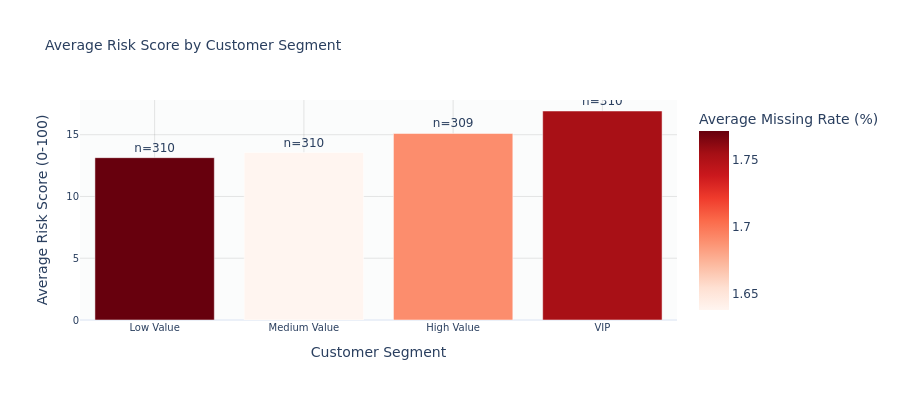

Notebook code for this chart:
### Code cell
# Customer risk by spending segment
segment_risk = customer_risk[customer_risk['total_orders'] > 0].groupby('customer_segment').agg({
    'risk_score': 'mean',
    'missing_rate': 'mean',
    'customer_id': 'count'
}).reset_index()
segment_risk.columns = ['Segment', 'Avg Risk Score', 'Avg Missing Rate', 'Customer Count']

fig = px.bar(
    segment_risk,
    x='Segment',
    y='Avg Risk Score',
    color='Avg Missing Rate',
    title='Average Risk Score by Customer Segment',
    labels={
        'Avg Risk Score': 'Average Risk Score (0-100)',
        'Avg Missing Rate': 'Average Missing Rate (%)',
        'Segment': 'Customer Segment'
    },
    color_continuous_scale='Reds',
    text='Customer Count'
)
fig.update_traces(texttemplate='n=%{text}', textposition='outside')
fig.update_layout(height=400)
fig = apply_project_theme(fig)
fig.show()

### Figure 1 — Plotly figure (JSON) as saved in the notebook; plotly's stock layout.template omitted (floating-point values rounded to 4 significant figures)
{"data": [{"hovertemplate": "Customer Segment=%{x}<br>Average Risk Score (0-100)=%{y}<br>Customer Count=%{text}<br>Average Missing Rate (%)=%{marker.color}<extra></extra>", "legendgroup": "", "marker": {"color": [1.772, 1.638, 1.69, 1.753], "coloraxis": "coloraxis", "pattern": {"shape": ""}}, "name": "", "orientation": "v", "showlegend": false, "text": [310.0, 310.0, 309.0, 310.0], "textposition": "outside", "texttemplate": "n=%{text}", "type": "bar", "x": ["Low Value", "Medium Value", "High Value", "VIP"], "xaxis": "x", "y": [13.14, 13.56, 15.1, 16.92], "yaxis": "y"}], "layout": {"barmode": "relative", "coloraxis": {"colorbar": {"title": {"text": "Average Missing Rate (%)"}}, "colorscale": [[0, "rgb(255,245,240)"], [0.125, "rgb(254,224,210)"], [0.25, "rgb(252,187,161)"], [0.375, "rgb(252,146,114)"], [0.5, "rgb(251,106,74)"], [0.625, "rgb(239,59,44)"], [0.75, "rgb(203,24,29)"], [0.875, "rgb(165,15,21)"], [1, "rgb(103,0,13)"]]}, "font": {"family": "DejaVu Sans, Arial, sans-serif", "size": 12}, "height": 400, "hoverlabel": {"bgcolor": "white", "font": {"family": "DejaVu Sans, Arial, sans-serif", "size": 10}}, "legend": {"tracegroupgap": 0}, "paper_bgcolor": "white", "plot_bgcolor": "rgba(248, 249, 250, 0.5)", "title": {"font": {"size": 14}, "text": "Average Risk Score by Customer Segment"}, "xaxis": {"anchor": "y", "domain": [0, 1], "gridcolor": "rgba(128, 128, 128, 0.2)", "gridwidth": 1, "showgrid": true, "tickfont": {"size": 10}, "title": {"text": "Customer Segment"}}, "yaxis": {"anchor": "x", "domain": [0, 1], "gridcolor": "rgba(128, 128, 128, 0.2)", "gridwidth": 1, "showgrid": true, "tickfont": {"size": 10}, "title": {"text": "Average Risk Score (0-100)"}}}}
